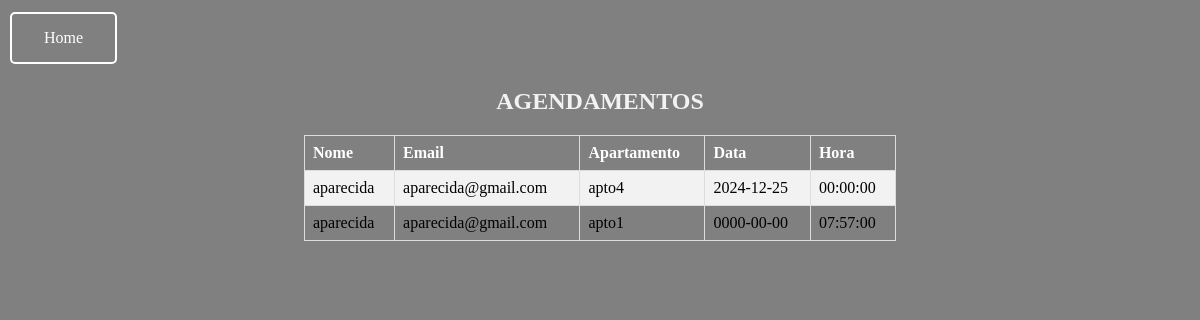
Before: /listagendamento.php with the older database file.
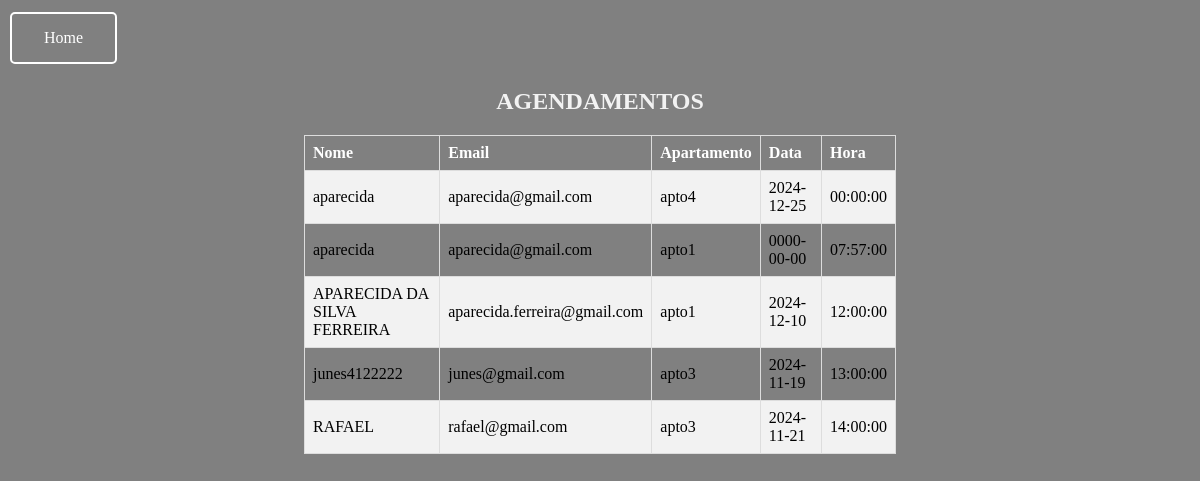
After: the same page with the newer database file.
### tables this page shows
CREATE TABLE `agendamentos` (
  `id` int(11) NOT NULL,
  `apartamento` varchar(50) NOT NULL,
  `data` date NOT NULL,
  `hora` time NOT NULL,
  `nome` varchar(255) NOT NULL,
  `email` varchar(255) NOT NULL,
  `data_criacao` timestamp NOT NULL DEFAULT current_timestamp()
);

### listagendamento.php (the view, shortened to what this page needs)
<!DOCTYPE html>
<html lang="en">
<head>
</head>
<body>
    <header>
    <a href="adm.php" class="btn-home">Home</a>
    </header>
<section>
<?php
include_once('config.php');
$searchTerm = isset($_GET['search']) ? $_GET['search'] : '';
$sql = "SELECT nome, email, apartamento, data, hora
        FROM agendamentos
        WHERE nome LIKE ? OR email LIKE ?";
$stmt = mysqli_prepare($conexao, $sql);
$param = "%" . $searchTerm . "%";
mysqli_stmt_bind_param($stmt, 'ss', $param, $param);
mysqli_stmt_execute($stmt);
$result = mysqli_stmt_get_result($stmt);
if (mysqli_num_rows($result) > 0) {
    echo "<h2>AGENDAMENTOS</h2>";
    echo "<table>
        <tr>
            <th>Nome</th>
            <th>Email</th>
            <th>Apartamento</th>
            <th>Data</th>
            <th>Hora</th>
        </tr>";
    while($row = mysqli_fetch_assoc($result)) {
        echo "<tr>
            <td>" . htmlspecialchars($row["nome"]) . "</td>
            <td>" . htmlspecialchars($row["email"]) . "</td>
            <td>" . htmlspecialchars($row["apartamento"]) . "</td>
            <td>" . htmlspecialchars($row["data"]) . "</td>
            <td>" . htmlspecialchars($row["hora"]) . "</td>
        </tr>";
    }
    echo "</table>";
} else {
    echo "<h2>Nenhum agendamento encontrado para este apartamento.</h2>";
}
?>
</section>
</body>
</html>

### listagendamento.php (style rules this page uses)
body { background-color: grey; }
table { border-collapse: collapse; width: 50%; margin-left: 25%; }
th, td { text-align: left; padding: 8px; border: 1px solid #ddd; }
tr:nth-child(even) { background-color: #f2f2f2; }
th { background-color: #808080; color: white; }
h2 { text-align: center; color: #f2f2f2; }
.btn-home { background-color: #808080; border: 2px solid white; border-radius: 5px; color: white; padding: 15px 32px; text-align: center; text-decoration: none; display: inline-block; font-size: 16px; margin: 4px 2px; cursor: pointer; transition: all 0.3s ease; }

Changed rows visible on the page:
added agendamentos: nome "APARECIDA DA SILVA FERREIRA", email "aparecida.ferreira@gmail.com", apartamento "apto1", data "2024-12-10", hora "12:00:00"
added agendamentos: nome "junes4122222", email "junes@gmail.com", apartamento "apto3", data "2024-11-19", hora "13:00:00"
added agendamentos: nome "RAFAEL", email "rafael@gmail.com", apartamento "apto3", data "2024-11-21", hora "14:00:00"
